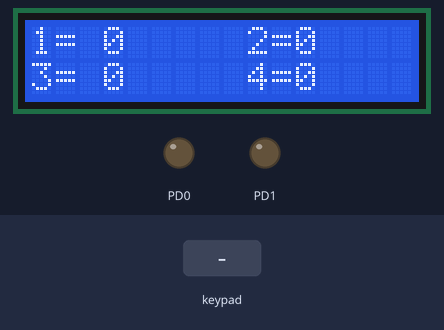
The program below on a simulated ATmega328P, built with avr-gcc and emulated at 8 MHz. On the bench: 16×2 character LCD, output pins drawn as LEDs (lit = HIGH). Wiring (inferred from the signals the program sends): 4×4 keypad with keys 1 2 3 A 4 5 6 B 7 8 9 C * 0 # D (labels assumed): rows PB0, PB1, PB2, PB3; columns PB4, PB5, PB6, PB7. Wiring (inferred from the names in the program): character LCD (HD44780): RS PD2; E PD3; data PD4, PD5, PD6, PD7. Inputs (shaded band) come from the test bench. Pins used as bus, display or sensor lines are not drawn.

Above: at 1.2 s.
1.3 s: key '1' pressed
At 3.7 s:
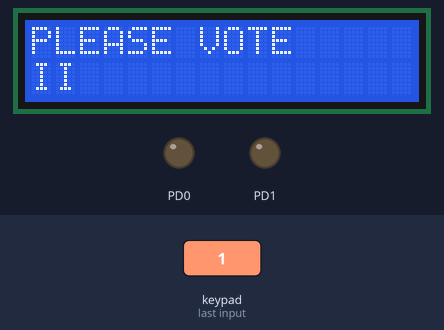
4.3 s: keypad keys 1 2 pressed 0.4 s apart
At 8.9 s:
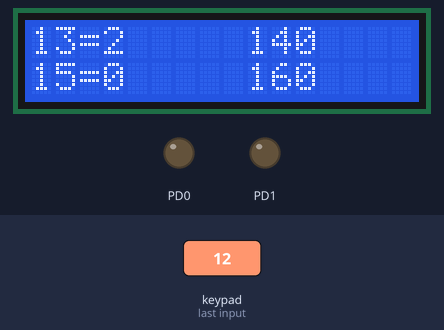
Timing chart, 0 to 10.4 s (numbered marks = the images above; inputs shaded):
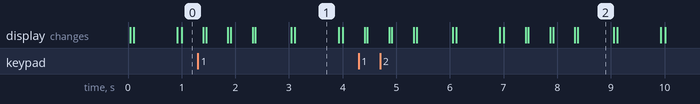

The program:

main.c
```c
/*
 * Voting(UART).c
 *
 * Created: 27/4/2562 21:25:13
 * Author : Admin
 */

#define F_CPU 8000000UL			/* Define CPU Frequency e.g. here 8MHz */
#include <avr/io.h>				/* Include AVR std. library file */
#include <util/delay.h>			/* Include Delay header file */
#include <string.h>
#include <stdio.h>

#define KEYPAD_DDR DDRB
#define KEYPAD_PORT PORTB
#define KEYPAD_PIN PINB

#define LCD_Dir  DDRD			/* Define LCD data port direction */
#define LCD_Port PORTD			/* Define LCD data port */
#define RS PORTD2				/* Define Register Select pin */
#define EN PORTD3 				/* Define Enable signal pin */


void LCD_Command( unsigned char cmnd )
{
	LCD_Port = (LCD_Port & 0x0F) | (cmnd & 0xF0); /* sending upper nibble */
	LCD_Port &= ~ (1<<RS);		/* RS=0, command reg. */
	LCD_Port |= (1<<EN);		/* Enable pulse */
	_delay_us(1);
	LCD_Port &= ~ (1<<EN);

	_delay_us(100);

	LCD_Port = (LCD_Port & 0x0F) | (cmnd << 4);  /* sending lower nibble */
	LCD_Port |= (1<<EN);
	_delay_us(1);
	LCD_Port &= ~ (1<<EN);
	_delay_ms(1);
}


void LCD_Data( unsigned char data )
{
	LCD_Port = (LCD_Port & 0x0F) | (data & 0xF0); /* sending upper nibble */
	LCD_Port |= (1<<RS);		/* RS=1, data reg. */
	LCD_Port|= (1<<EN);
	_delay_us(100);
	LCD_Port &= ~ (1<<EN);

	_delay_us(100);

	LCD_Port = (LCD_Port & 0x0F) | (data << 4); /* sending lower nibble */
	LCD_Port |= (1<<EN);
	_delay_us(100);
	LCD_Port &= ~ (1<<EN);
	_delay_ms(1);
}


void LCD_Init (void)			/* LCD Initialize function */
{
	LCD_Dir = 0xFF;				/* Make LCD port direction as o/p */
	_delay_ms(20);				/* LCD Power ON delay always >15ms */

	LCD_Command(0x02);			/* send for 4 bit initialization of LCD  */
	LCD_Command(0x28);          /* 2 line, 5*7 matrix in 4-bit mode */
	LCD_Command(0x0c);          /* Display on cursor off*/
	LCD_Command(0x06);          /* Increment cursor (shift cursor to right)*/
	LCD_Command(0x01);          /* Clear display screen*/
	_delay_ms(1);
}


void LCD_String (char *str)		/* Send string to LCD function */
{
	int i;
	for(i=0;str[i]!=0;i++)		/* Send each char of string till the NULL */
	{
		LCD_Data (str[i]);
	}
}

void LCD_Clear()
{
	LCD_Command (0x01);		/* Clear display */
	_delay_ms(1);
	LCD_Command (0x80);		/* Cursor at home position */
}

/* 4x4 MATRIX KEYPAD initialize */
void keypad_Init()
{
	KEYPAD_DDR = 0x00;
	KEYPAD_PORT = 0xFF;
}

uint16_t readKeypad()
{
	uint16_t key = 0;
	int vote = 0;
	int i;
	//char buffer[5];

	//while(vote == 0);
	//{
	for(i=0;i<4;i++)
	{
		key = key<<4;
		_delay_ms(200);

		// scan 1st row: set PB0 as ground
		KEYPAD_DDR |= (1<<i);
		KEYPAD_PORT &= ~(1<<i);

		//read data from PIN4:7 (so AND for delete 4LSB and shift right 4 positions)
		key |= (KEYPAD_PIN & 0xF0) >> 4;

		KEYPAD_DDR &= ~(1<<i);
		KEYPAD_PORT |= (1<<i);

		if(vote!=key)
		{
			vote = 1;
		}
		else
		{
			vote = 0;
		}
	}
		/*
		if(key!=16)
		{
			vote = 1;
		}
	}*/

	return key;
}
/*
void USART_Init( unsigned int ubrr)
{
	UCSR0B |=(1<<RXEN0)|(1<<RXCIE0); 	// enabling data receive complete interrupt,enabling data receive pin
	UCSR0C |=|(1<<UCSZ00)|(1<<UCSZ01); 	//changing other bits by first setting URSEL, setting for 8 bit communication
	UBRR0=ubrr;			//setting the baud rate
}

unsigned char USART_Receive( void )
{
	 Wait for data to be received */
	//while ( !(UCSR0A & (1<<RXC0)) )	;
	/* Get and return received data from buffer */
	//return UDRn;
//}

/*
char *RFID_Read()
{
	char mem[4];
	char showID[4];
	int16_t id;		//allotting memory for storing ID
	while(!(UCSRA&(1<<RXC)));	//wait till first eight bit data is received
	id=UDR;
	mem[0] = id;
	sprintf(showID, "%u", id);
	LCD_String(showID);
	while(!(UCSRA&(1<<RXC)));	//wait till first eight bit data is received
	id=UDR;
	mem[1] = id;
	sprintf(showID, "%u", id);
	LCD_String(showID);
	while(!(UCSRA&(1<<RXC)));	//wait till first eight bit data is received
	id=UDR;
	mem[2] = id;
	sprintf(showID, "%u", id);
	LCD_String(showID);
	while(!(UCSRA&(1<<RXC)));	//wait till first eight bit data is received
	id=UDR;
	mem[3] = id;
	sprintf(showID, "%u", id);
	LCD_String(showID);

	return showID;
}
*/
void Initialize()
{
	//DDRC = 0b00000011;

	//keypad_Init();
	//USART_Init(6);
	LCD_Init();
}

int main(void)
{
	int vote[16];
	//char showID[4];
	int i=0;
	uint16_t key;

	for(i=0;i<16;i++)
	{
		vote[i] = 0;
	}

	Initialize();

	LCD_String ("RFID NUMBER"); 	//sending string
	//LCD_Command(0x80 + 0x40 + 0);	//moving courser to second line

	while (1)
    {

		//showID = RC522_Read();
		PORTC |= (1<<PINC0);
		LCD_String ("II");
		_delay_ms(50);

		LCD_Command(0x80 + 0);
		LCD_String("PLEASE VOTE");

		key = ~readKeypad();
		PORTC |= (1<<PINC1);
		key = 1 + log(key)/log(1.99);

		for(i=1;i<=16;i++)
		{
			if(key == i)
			{
				vote[i-1]++;
				break;
			}
		}

		LCD_Command(0x80 + 0);
		LCD_String("THANK YOU");
		_delay_ms(20);

		LCD_Clear();
		char buffer[5];
		char buffer2[5];
		for(i=0;i<16;i=i+4)
		{
			LCD_Command(0x80 + 0);
			sprintf(buffer, "%u", i+1);
			LCD_String(buffer);
			LCD_String("=");
			LCD_Command(0x80 + 3);
			sprintf(buffer2, "%u", vote[i]);
			LCD_String(buffer2);
			_delay_ms(10);
			LCD_Command(0x80 + 9);
			sprintf(buffer, "%u", i+2);
			LCD_String(buffer);
			LCD_String("=");
			LCD_Command(0x80 + 11);
			sprintf(buffer2, "%u", vote[i+1]);
			LCD_String(buffer2);
			_delay_ms(10);
			LCD_Command(0x80 + 0x40 + 0);
			sprintf(buffer, "%u", i+3);
			LCD_String(buffer);
			LCD_String("=");
			LCD_Command(0x80 + 0x40 + 3);
			sprintf(buffer2, "%u", vote[i+2]);
			LCD_String(buffer2);
			_delay_ms(10);
			LCD_Command(0x80 + 0x40 + 9);
			sprintf(buffer, "%u", i+4);
			LCD_String(buffer);
			LCD_String("=");
			LCD_Command(0x80 + 0x40 + 11);
			sprintf(buffer2, "%u", vote[i+3]);
			LCD_String(buffer2);
			_delay_ms(400);
		}

		PORTC &= ~(1<<PINC0) & ~(1<<PINC1);
		_delay_ms(250);

		LCD_Clear();
		LCD_String ("RFID NUMBER");
		LCD_Command(0x80 + 0x40 + 0);

    }
}
```

Measured:
- what the display in image 1 shows lasts 0.8 s, from 3.1 s to 3.9 s
- what the display in image 2 shows lasts 0.7 s, from 8.4 s to 9.1 s
